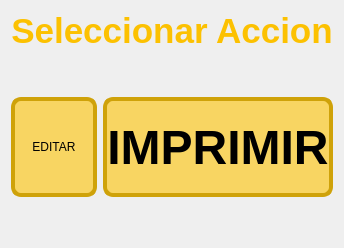
               <widget class="QWidget" name="Model_page">
                <layout class="QVBoxLayout" name="verticalLayout_8">
                 <item>
                  <layout class="QVBoxLayout" name="vertical_model">
                   <item>
                    <widget class="QLabel" name="titulo_modelo">
                     <property name="text">
                      <string>&lt;html&gt;&lt;head/&gt;&lt;body&gt;&lt;p align=&quot;center&quot;&gt;&lt;span style=&quot; font-size:26pt; font-weight:700; color:#fcc101;&quot;&gt;Seleccionar Accion&lt;/span&gt;&lt;/p&gt;&lt;/body&gt;&lt;/html&gt;</string>
                     </property>
                    </widget>
                   </item>
                   <item>
                    <spacer name="verticalSpacer">
                     <property name="orientation">
                      <enum>Qt::Vertical</enum>
                     </property>
                     <property name="sizeHint" stdset="0">
                      <size>
                       <width>20</width>
                       <height>40</height>
                      </size>
                     </property>
                    </spacer>
                   </item>
                   <item>
                    <layout class="QHBoxLayout" name="horizontal_model">
                     <item>
                      <widget class="QPushButton" name="btn_EditAction">
                       <property name="sizePolicy">
                        <sizepolicy hsizetype="Minimum" vsizetype="Preferred">
                         <horstretch>0</horstretch>
                         <verstretch>0</verstretch>
                        </sizepolicy>
                       </property>
                       <property name="minimumSize">
                        <size>
                         <width>0</width>
                         <height>100</height>
                        </size>
                       </property>
                       <property name="maximumSize">
                        <size>
                         <width>250</width>
                         <height>16777215</height>
                        </size>
                       </property>
                       <property name="styleSheet">
                        <string notr="true">QPushButton{
background-color: rgba(255, 196, 0,150);
font: 700 36pt &quot;Segoe UI&quot;;
border-radius: 10px;
border: 4px solid black;
border-color: rgb(207, 162, 9);}

QPushButton:pressed {
	background-color: rgb(255, 233, 51 );
}</string>
                       </property>
                       <property name="text">
                        <string>EDITAR</string>
                       </property>
                       <property name="iconSize">
                        <size>
                         <width>25</width>
                         <height>25</height>
                        </size>
                       </property>
                      </widget>
                     </item>
                     <item>
                      <widget class="QPushButton" name="btn_PrintAction">
                       <property name="sizePolicy">
                        <sizepolicy hsizetype="Minimum" vsizetype="Preferred">
                         <horstretch>0</horstretch>
                         <verstretch>0</verstretch>
                        </sizepolicy>
                       </property>
                       <property name="minimumSize">
                        <size>
                         <width>0</width>
                         <height>100</height>
                        </size>
                       </property>
                       <property name="maximumSize">
                        <size>
                         <width>250</width>
                         <height>16777215</height>
                        </size>
                       </property>
                       <property name="sizeIncrement">
                        <size>
                         <width>20</width>
                         <height>25</height>
                        </size>
                       </property>
                       <property name="font">
                        <font>
                         <family>Segoe UI</family>
                         <pointsize>36</pointsize>
                         <italic>false</italic>
                         <bold>true</bold>
                        </font>
                       </property>
                       <property name="styleSheet">
                        <string notr="true">QPushButton{
background-color: rgba(255, 196, 0,150);
font: 700 36pt &quot;Segoe UI&quot;;
border-radius: 10px;
border: 4px solid black;
border-color: rgb(207, 162, 9);}

QPushButton:pressed {
	background-color: rgb(255, 233, 51 );
}</string>
                       </property>
                       <property name="text">
                        <string>IMPRIMIR</string>
                       </property>
                      </widget>
                     </item>
                    </layout>
                   </item>
                  </layout>
                 </item>
                 <item>
                  <spacer name="spacer_model">
                   <property name="orientation">
                    <enum>Qt::Vertical</enum>
                   </property>
                   <property name="sizeHint" stdset="0">
                    <size>
                     <width>20</width>
                     <height>40</height>
                    </size>
                   </property>
                  </spacer>
                 </item>
                </layout>
               </widget>
